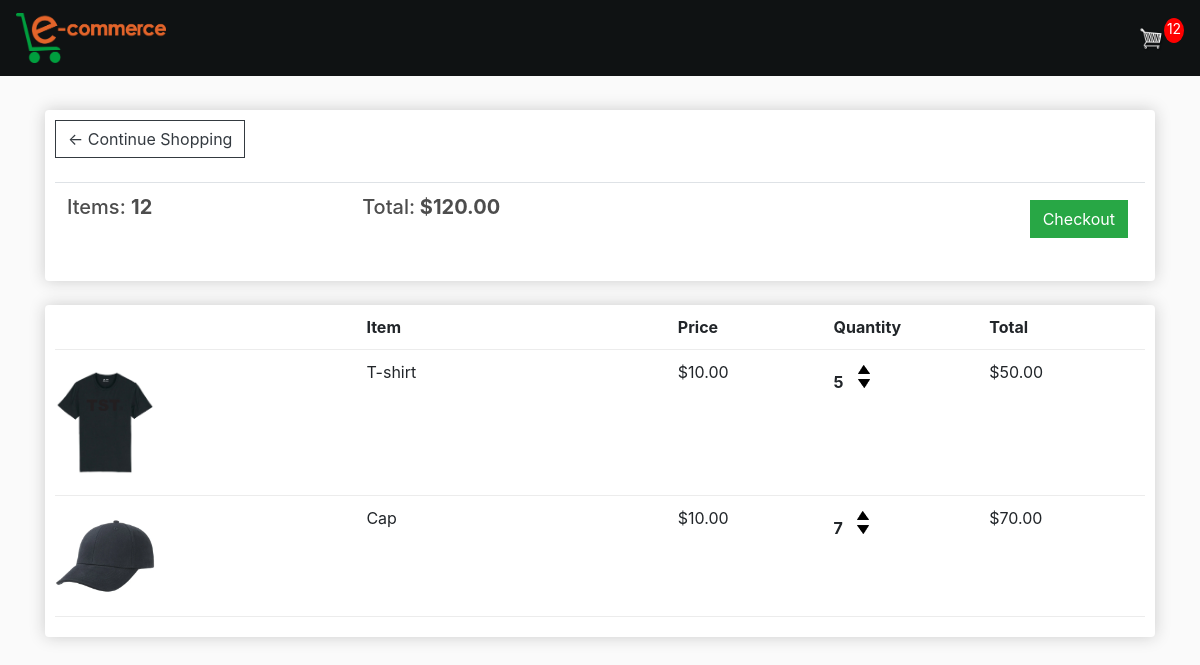
The app's page /cart/ (signed in) with its own data.
### store/models.py (models this page shows, shortened)
class Order(models.Model):
	customer = models.ForeignKey(Customer, on_delete=models.SET_NULL, null=True, blank=True)
	date_ordered = models.DateTimeField(auto_now_add=True)
	complete = models.BooleanField(default=False)
	transaction_id = models.CharField(max_length=100, null=True)
	@property
	def get_cart_total(self):
		orderitems = self.orderitem_set.all()
		total = sum([item.get_total for item in orderitems])
		return total
	@property
	def get_cart_items(self):
		orderitems = self.orderitem_set.all()
		total = sum([item.quantity for item in orderitems])
		return total

class OrderItem(models.Model):
	product = models.ForeignKey(Product, on_delete=models.SET_NULL, null=True)
	order = models.ForeignKey(Order, on_delete=models.SET_NULL, null=True)
	quantity = models.IntegerField(default=0, null=True, blank=True)
	date_added = models.DateTimeField(auto_now_add=True)
	@property
	def get_total(self):
		total = self.product.price * self.quantity
		return total

class Product(models.Model):
	name = models.CharField(max_length=200)
	price = models.FloatField()
	digital = models.BooleanField(default=False,null=True, blank=True)
	image = models.ImageField(null=True, blank=True)
	@property
	def imageURL(self):
		try:
			url = self.image.url
		except:
			url = ''
		return url

### store/views.py (the view)
# urls.py: path('cart/', views.cart, name="cart"),
def cart(request):
	data = cartData(request)
	cartItems = data['cartItems']
	order = data['order']
	items = data['items']
	context = {'items':items, 'order':order, 'cartItems':cartItems}
	return render(request, 'store/cart.html', context)

### store/utils.py (called while the page is built)
def cartData(request):
	if request.user.is_authenticated:
		customer = request.user.customer
		order, created = Order.objects.get_or_create(customer=customer, complete=False)
		items = order.orderitem_set.all()
		cartItems = order.get_cart_items
	else:
		cookieData = cookieCart(request)
		cartItems = cookieData['cartItems']
		order = cookieData['order']
		items = cookieData['items']
	return {'cartItems':cartItems ,'order':order, 'items':items}

### store/templates/store/cart.html
{% extends 'store/main.html' %}
{% load static %}
{% block content %}
	<div class="row">
		<div class="col-lg-12">
			<div class="box-element">
				<a  class="btn btn-outline-dark" href="{% url 'store' %}">&#x2190; Continue Shopping</a>
				<br>
				<br>
				<table class="table">
					<tr>
						<th><h5>Items: <strong>{{order.get_cart_items}}</strong></h5></th>
						<th><h5>Total:<strong> ${{order.get_cart_total|floatformat:2}}</strong></h5></th>
						<th>
							<a  style="float:right; margin:5px;" class="btn btn-success" href="{% url 'checkout' %}">Checkout</a>
						</th>
					</tr>
				</table>
			</div>
			<br>
			<div class="box-element">
				<div class="cart-row">
					<div style="flex:2"></div>
					<div style="flex:2"><strong>Item</strong></div>
					<div style="flex:1"><strong>Price</strong></div>
					<div style="flex:1"><strong>Quantity</strong></div>
					<div style="flex:1"><strong>Total</strong></div>
				</div>
				{% for item in items %}
				<div class="cart-row">
					<div style="flex:2"><img class="row-image" src="{{item.product.imageURL}}"></div>
					<div style="flex:2"><p>{{item.product.name}}</p></div>
					<div style="flex:1"><p>${{item.product.price|floatformat:2}}</p></div>
					<div style="flex:1">
						<p class="quantity">{{item.quantity}}</p>
						<div class="quantity">
							<img data-product="{{item.product.id}}" data-action="add" class="chg-quantity update-cart" src="{% static  'images/arrow-up.png' %}">
							<img data-product="{{item.product.id}}" data-action="remove" class="chg-quantity update-cart" src="{% static  'images/arrow-down.png' %}">
						</div>
					</div>
					<div style="flex:1"><p>${{item.get_total|floatformat:2}}</p></div>
				</div>
				{% endfor %}
			</div>
		</div>
	</div>
{% endblock content %}

### static/css/main.css (style rules this page uses)
body { background-color: hsl(0, 0%, 98%); }
h1,h2,h3,h4,h5,h6 { color:hsl(0, 0%, 30%); }
.box-element { box-shadow:hsl(0, 0%, 80%) 0 0 16px; background-color: #fff; border-radius: 4px; padding: 10px; }
.col-lg-4, .col-lg-6, .col-lg-8, .col-lg-12 { margin-top: 10px; }
.btn { border-radius: 0; }
.row-image { width: 100px; }
.cart-row { display: flex; align-items: flex-stretch; padding-bottom: 10px; margin-bottom: 10px; border-bottom: 1px solid #ececec; }
.quantity { display: inline-block; font-weight: 700; padding-right:10px; }
.chg-quantity { width: 12px; cursor: pointer; display: block; margin-top: 5px; transition:.1s; }

### records on screen
Order: get_cart_items "12", get_cart_total "120.00"
OrderItem: product.imageURL (picture), product.name "T-shirt", product.price "10.00", quantity "5", get_total "50.00"
OrderItem: product.imageURL (picture), product.name "Cap", product.price "10.00", quantity "7", get_total "70.00"

### other values on screen
{{ cartItems }} "12"
